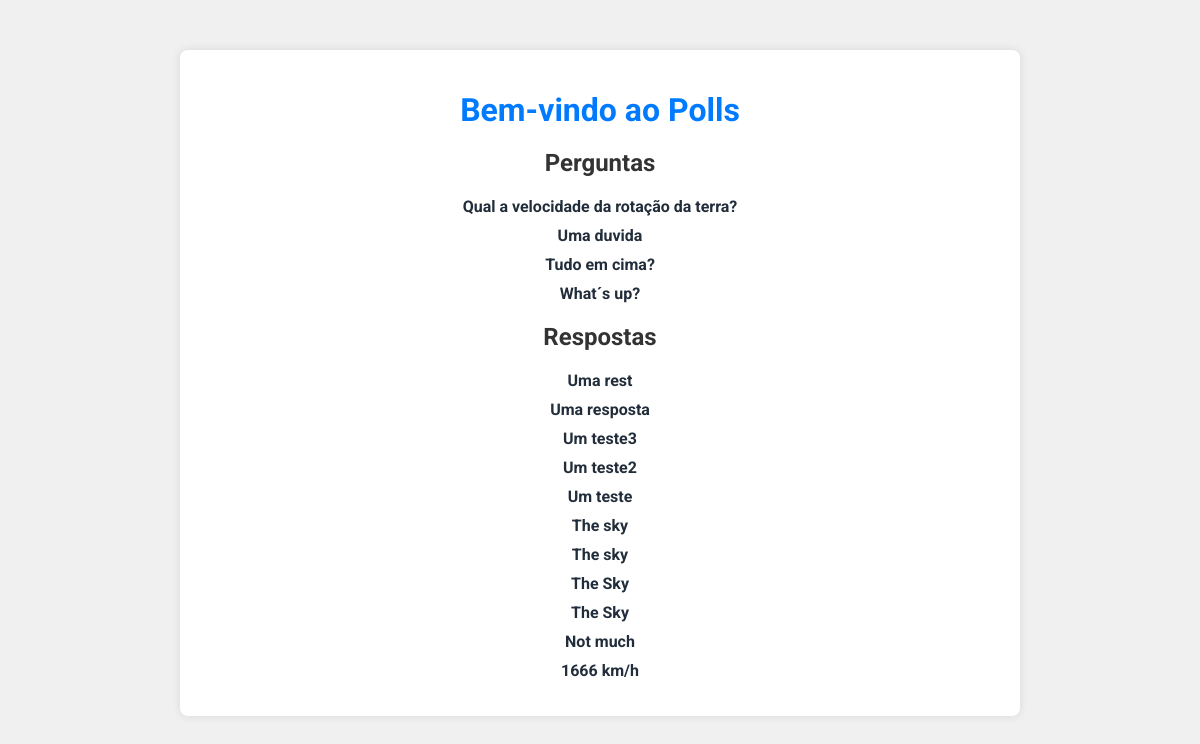
The page /polls/ on the database as committed earlier.
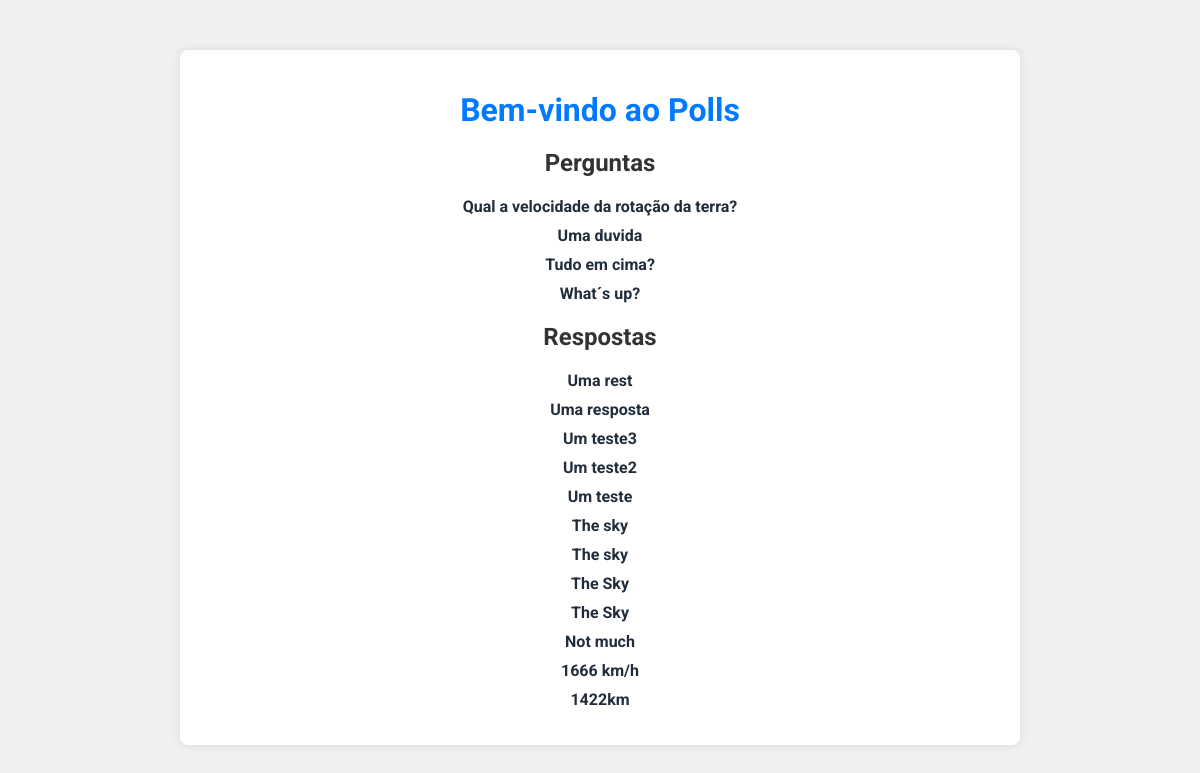
The same page on the database as committed later.
### polls/models.py (models this page shows, shortened)
class Question(models.Model):
    question_text = models.CharField(max_length=200)
    pub_date = models.DateTimeField("date published")

class Choice(models.Model):
    question = models.ForeignKey(Question, on_delete=models.CASCADE)
    choice_text = models.CharField(max_length=200)
    votes = models.IntegerField(default=0)

### polls/views.py (the view)
# urls.py: path("", views.index, name="index"),
def index(request):
    latest_question_list = Question.objects.order_by("-pub_date")[:5]
    lastest_choice_list = Choice.objects.order_by("-choice_text")
    context = {
        "latest_question_list": latest_question_list,
        "lastest_choice_list": lastest_choice_list,
    }
    return render(request, "polls/index.html", context)

### polls/templates/polls/index.html (shortened to what this page needs)
{% load static %}
<!DOCTYPE html>
<html lang="en">
<head>
    <link rel="stylesheet" type="text/css" href="{% static 'css/style.css' %}">
</head>
<body>
    <div class="container">
        <h1>Bem-vindo ao Polls</h1>
        <div class="lista">
            <h2>Perguntas</h2>
            {% if latest_question_list %}
            <ul>
                {% for question in latest_question_list %}
                <li><a href="{% url 'polls:detail' question.id %}">{{ question.question_text }}</a></li>
                {% endfor %}
            </ul>
            {% else %}
            <p class="no-polls">No polls are available.</p>
            {% endif %}
            {% if lastest_choice_list %}
            <h2>Respostas</h2>
            <ul>
                {% for choice in lastest_choice_list %}
                <li>
                        <a href="{% url 'polls:detail' choice.question_id %}">
                        {{ choice.choice_text }}
                        </a>
                    </li>
                {% endfor %}
                </ul>
            {% else %}
                <p class="no-polls">No polls are available.</p>
            {% endif %}
        </div>
    </div>
</body>
</html>

Rows that differ between the two databases and show on the page:
added Choice: choice_text "1422km"
